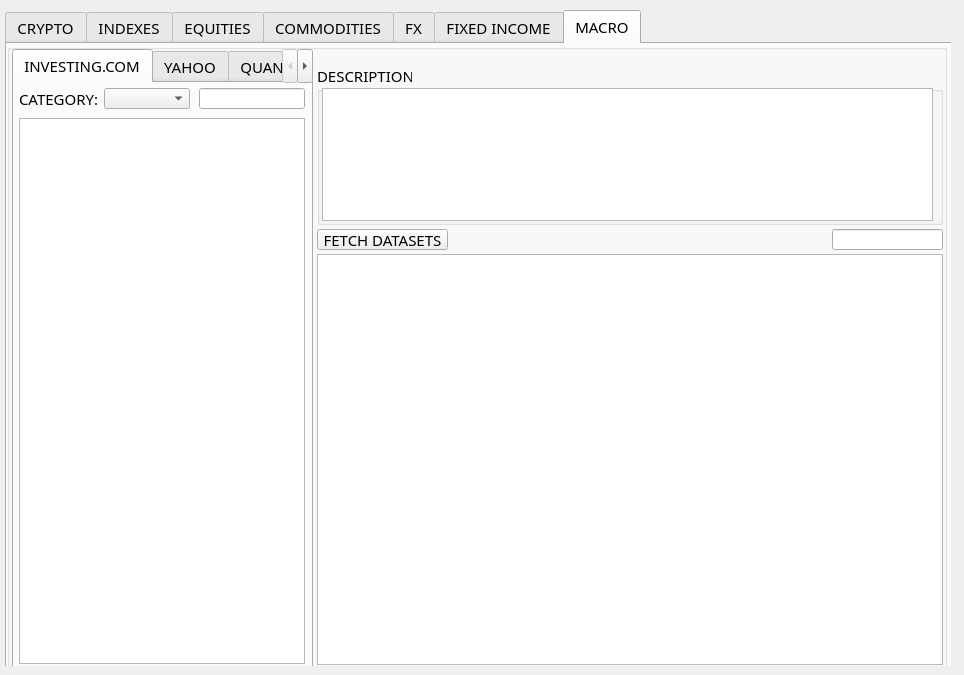
<?xml version="1.0" encoding="UTF-8"?>
<ui version="4.0">
 <class>Form</class>
 <widget class="QWidget" name="Form">
  <property name="geometry">
   <rect>
    <x>0</x>
    <y>0</y>
    <width>964</width>
    <height>675</height>
   </rect>
  </property>
  <property name="windowTitle">
   <string>Form</string>
  </property>
  <widget class="QWidget" name="widget" native="true">
   <property name="geometry">
    <rect>
     <x>0</x>
     <y>5</y>
     <width>951</width>
     <height>661</height>
    </rect>
   </property>
   <widget class="QTabWidget" name="tabWidget_4">
    <property name="geometry">
     <rect>
      <x>5</x>
      <y>5</y>
      <width>951</width>
      <height>661</height>
     </rect>
    </property>
    <property name="font">
     <font>
      <family>FixedsysTTF</family>
      <pointsize>11</pointsize>
      <weight>50</weight>
      <italic>false</italic>
      <bold>false</bold>
      <underline>false</underline>
      <strikeout>false</strikeout>
      <kerning>true</kerning>
     </font>
    </property>
    <property name="currentIndex">
     <number>6</number>
    </property>
    <widget class="QWidget" name="tab_8">
     <attribute name="title">
      <string>CRYPTO</string>
     </attribute>
     <widget class="QComboBox" name="comboBox_28">
      <property name="geometry">
       <rect>
        <x>5</x>
        <y>10</y>
        <width>111</width>
        <height>21</height>
       </rect>
      </property>
      <property name="font">
       <font>
        <family>FixedsysTTF</family>
        <pointsize>11</pointsize>
        <weight>50</weight>
        <italic>false</italic>
        <bold>false</bold>
        <underline>false</underline>
        <strikeout>false</strikeout>
        <kerning>true</kerning>
       </font>
      </property>
     </widget>
     <widget class="QLineEdit" name="lineEdit_29">
      <property name="geometry">
       <rect>
        <x>855</x>
        <y>10</y>
        <width>86</width>
        <height>21</height>
       </rect>
      </property>
      <property name="font">
       <font>
        <family>FixedsysTTF</family>
        <pointsize>11</pointsize>
        <weight>50</weight>
        <italic>false</italic>
        <bold>false</bold>
        <underline>false</underline>
        <strikeout>false</strikeout>
        <kerning>true</kerning>
       </font>
      </property>
      <property name="readOnly">
       <bool>false</bool>
      </property>
     </widget>
     <widget class="QPushButton" name="pushButton_74">
      <property name="geometry">
       <rect>
        <x>140</x>
        <y>10</y>
        <width>61</width>
        <height>24</height>
       </rect>
      </property>
      <property name="font">
       <font>
        <family>FixedsysTTF</family>
        <pointsize>11</pointsize>
        <weight>50</weight>
        <italic>false</italic>
        <bold>false</bold>
        <underline>false</underline>
        <strikeout>false</strikeout>
        <kerning>true</kerning>
       </font>
      </property>
      <property name="text">
       <string>LOAD</string>
      </property>
     </widget>
     <widget class="QTabWidget" name="tabWidget_5">
      <property name="geometry">
       <rect>
        <x>5</x>
        <y>40</y>
        <width>941</width>
        <height>586</height>
       </rect>
      </property>
      <property name="currentIndex">
       <number>0</number>
      </property>
      <widget class="QWidget" name="tab_17">
       <attribute name="title">
        <string>PRICES</string>
       </attribute>
       <widget class="QTableView" name="tableView_6">
        <property name="geometry">
         <rect>
          <x>0</x>
          <y>0</y>
          <width>931</width>
          <height>556</height>
         </rect>
        </property>
       </widget>
      </widget>
      <widget class="QWidget" name="tab_18">
       <attribute name="title">
        <string>INFO</string>
       </attribute>
       <widget class="QTableView" name="tableView_10">
        <property name="geometry">
         <rect>
          <x>0</x>
          <y>5</y>
          <width>931</width>
          <height>556</height>
         </rect>
        </property>
       </widget>
      </widget>
     </widget>
    </widget>
    <widget class="QWidget" name="tab_9">
     <attribute name="title">
      <string>INDEXES</string>
     </attribute>
     <widget class="QListWidget" name="listWidget_12">
      <property name="geometry">
       <rect>
        <x>5</x>
        <y>55</y>
        <width>146</width>
        <height>506</height>
       </rect>
      </property>
     </widget>
     <widget class="QLineEdit" name="lineEdit_18">
      <property name="geometry">
       <rect>
        <x>5</x>
        <y>30</y>
        <width>146</width>
        <height>21</height>
       </rect>
      </property>
     </widget>
     <widget class="QLabel" name="label_23">
      <property name="geometry">
       <rect>
        <x>5</x>
        <y>5</y>
        <width>86</width>
        <height>21</height>
       </rect>
      </property>
      <property name="font">
       <font>
        <family>FixedsysTTF</family>
        <pointsize>11</pointsize>
        <weight>50</weight>
        <italic>false</italic>
        <bold>false</bold>
        <underline>false</underline>
        <strikeout>false</strikeout>
        <kerning>true</kerning>
       </font>
      </property>
      <property name="text">
       <string>COUNTRIES:</string>
      </property>
     </widget>
     <widget class="QTabWidget" name="tabWidget_9">
      <property name="geometry">
       <rect>
        <x>160</x>
        <y>5</y>
        <width>776</width>
        <height>626</height>
       </rect>
      </property>
      <property name="currentIndex">
       <number>0</number>
      </property>
      <widget class="QWidget" name="tab_14">
       <attribute name="title">
        <string>INDEX VALUES</string>
       </attribute>
       <widget class="QTabWidget" name="tabWidget_10">
        <property name="geometry">
         <rect>
          <x>0</x>
          <y>0</y>
          <width>771</width>
          <height>596</height>
         </rect>
        </property>
        <property name="font">
         <font>
          <family>FixedsysTTF</family>
          <pointsize>11</pointsize>
          <weight>50</weight>
          <italic>false</italic>
          <bold>false</bold>
          <underline>false</underline>
          <strikeout>false</strikeout>
          <kerning>true</kerning>
         </font>
        </property>
       </widget>
      </widget>
      <widget class="QWidget" name="tab_26">
       <attribute name="title">
        <string>DESCRIPTION</string>
       </attribute>
       <widget class="QTabWidget" name="tabWidget_11">
        <property name="geometry">
         <rect>
          <x>0</x>
          <y>0</y>
          <width>771</width>
          <height>486</height>
         </rect>
        </property>
        <property name="font">
         <font>
          <family>FixedsysTTF</family>
          <pointsize>11</pointsize>
          <weight>50</weight>
          <italic>false</italic>
          <bold>false</bold>
          <underline>false</underline>
          <strikeout>false</strikeout>
          <kerning>true</kerning>
         </font>
        </property>
       </widget>
      </widget>
     </widget>
     <widget class="QLineEdit" name="lineEdit_19">
      <property name="geometry">
       <rect>
        <x>790</x>
        <y>5</y>
        <width>146</width>
        <height>21</height>
       </rect>
      </property>
     </widget>
     <widget class="QPushButton" name="pushButton_17">
      <property name="geometry">
       <rect>
        <x>5</x>
        <y>600</y>
        <width>146</width>
        <height>21</height>
       </rect>
      </property>
      <property name="font">
       <font>
        <family>FixedsysTTF</family>
        <pointsize>11</pointsize>
        <weight>50</weight>
        <italic>false</italic>
        <bold>false</bold>
        <underline>false</underline>
        <strikeout>false</strikeout>
        <kerning>true</kerning>
       </font>
      </property>
      <property name="text">
       <string>GET INDEXES &gt;&gt;</string>
      </property>
     </widget>
     <widget class="QCheckBox" name="checkBox_2">
      <property name="geometry">
       <rect>
        <x>5</x>
        <y>570</y>
        <width>76</width>
        <height>23</height>
       </rect>
      </property>
      <property name="text">
       <string>PRICES</string>
      </property>
      <property name="checked">
       <bool>true</bool>
      </property>
     </widget>
     <widget class="QCheckBox" name="checkBox_3">
      <property name="geometry">
       <rect>
        <x>90</x>
        <y>570</y>
        <width>61</width>
        <height>23</height>
       </rect>
      </property>
      <property name="text">
       <string>INFO</string>
      </property>
     </widget>
    </widget>
    <widget class="QWidget" name="tab_10">
     <attribute name="title">
      <string>EQUITIES</string>
     </attribute>
     <widget class="QListWidget" name="listWidget_16">
      <property name="geometry">
       <rect>
        <x>5</x>
        <y>55</y>
        <width>146</width>
        <height>536</height>
       </rect>
      </property>
     </widget>
     <widget class="QLineEdit" name="lineEdit_41">
      <property name="geometry">
       <rect>
        <x>5</x>
        <y>30</y>
        <width>146</width>
        <height>21</height>
       </rect>
      </property>
     </widget>
     <widget class="QPushButton" name="pushButton_66">
      <property name="geometry">
       <rect>
        <x>5</x>
        <y>600</y>
        <width>146</width>
        <height>21</height>
       </rect>
      </property>
      <property name="font">
       <font>
        <family>FixedsysTTF</family>
        <pointsize>11</pointsize>
        <weight>50</weight>
        <italic>false</italic>
        <bold>false</bold>
        <underline>false</underline>
        <strikeout>false</strikeout>
        <kerning>true</kerning>
       </font>
      </property>
      <property name="text">
       <string>GET STOCKS &gt;&gt;</string>
      </property>
     </widget>
     <widget class="QTabWidget" name="tabWidget_18">
      <property name="geometry">
       <rect>
        <x>160</x>
        <y>5</y>
        <width>776</width>
        <height>626</height>
       </rect>
      </property>
      <property name="currentIndex">
       <number>-1</number>
      </property>
     </widget>
     <widget class="QLabel" name="label_44">
      <property name="geometry">
       <rect>
        <x>5</x>
        <y>5</y>
        <width>86</width>
        <height>21</height>
       </rect>
      </property>
      <property name="font">
       <font>
        <family>FixedsysTTF</family>
        <pointsize>11</pointsize>
        <weight>50</weight>
        <italic>false</italic>
        <bold>false</bold>
        <underline>false</underline>
        <strikeout>false</strikeout>
        <kerning>true</kerning>
       </font>
      </property>
      <property name="text">
       <string>COUNTRIES:</string>
      </property>
     </widget>
     <widget class="QLineEdit" name="lineEdit_40">
      <property name="geometry">
       <rect>
        <x>790</x>
        <y>5</y>
        <width>146</width>
        <height>21</height>
       </rect>
      </property>
     </widget>
    </widget>
    <widget class="QWidget" name="tab_11">
     <attribute name="title">
      <string>COMMODITIES</string>
     </attribute>
     <widget class="QTableView" name="tableView_8">
      <property name="geometry">
       <rect>
        <x>5</x>
        <y>30</y>
        <width>936</width>
        <height>591</height>
       </rect>
      </property>
     </widget>
     <widget class="QLineEdit" name="lineEdit_21">
      <property name="geometry">
       <rect>
        <x>815</x>
        <y>5</y>
        <width>126</width>
        <height>21</height>
       </rect>
      </property>
     </widget>
     <widget class="QComboBox" name="comboBox_31">
      <property name="geometry">
       <rect>
        <x>65</x>
        <y>5</y>
        <width>86</width>
        <height>21</height>
       </rect>
      </property>
      <property name="font">
       <font>
        <family>FixedsysTTF</family>
        <pointsize>11</pointsize>
        <weight>50</weight>
        <italic>false</italic>
        <bold>false</bold>
        <underline>false</underline>
        <strikeout>false</strikeout>
        <kerning>true</kerning>
       </font>
      </property>
      <item>
       <property name="text">
        <string>ALL</string>
       </property>
      </item>
      <item>
       <property name="text">
        <string>METALS</string>
       </property>
      </item>
      <item>
       <property name="text">
        <string>SOFTS</string>
       </property>
      </item>
      <item>
       <property name="text">
        <string>MEATS</string>
       </property>
      </item>
      <item>
       <property name="text">
        <string>ENERGY</string>
       </property>
      </item>
      <item>
       <property name="text">
        <string>GRAIN</string>
       </property>
      </item>
     </widget>
     <widget class="QLabel" name="label_41">
      <property name="geometry">
       <rect>
        <x>5</x>
        <y>5</y>
        <width>51</width>
        <height>21</height>
       </rect>
      </property>
      <property name="font">
       <font>
        <family>FixedsysTTF</family>
        <pointsize>11</pointsize>
        <weight>50</weight>
        <italic>false</italic>
        <bold>false</bold>
        <underline>false</underline>
        <strikeout>false</strikeout>
        <kerning>true</kerning>
       </font>
      </property>
      <property name="text">
       <string>GROUP:</string>
      </property>
     </widget>
    </widget>
    <widget class="QWidget" name="tab_12">
     <attribute name="title">
      <string>FX</string>
     </attribute>
     <widget class="QGroupBox" name="groupBox_26">
      <property name="geometry">
       <rect>
        <x>0</x>
        <y>1</y>
        <width>941</width>
        <height>631</height>
       </rect>
      </property>
      <property name="font">
       <font>
        <family>FixedsysTTF</family>
        <pointsize>11</pointsize>
        <weight>50</weight>
        <italic>false</italic>
        <bold>false</bold>
        <underline>false</underline>
        <strikeout>false</strikeout>
        <kerning>true</kerning>
       </font>
      </property>
      <property name="title">
       <string> CONVERTER</string>
      </property>
      <widget class="QTableView" name="tableView_9">
       <property name="geometry">
        <rect>
         <x>5</x>
         <y>58</y>
         <width>931</width>
         <height>566</height>
        </rect>
       </property>
      </widget>
      <widget class="QComboBox" name="comboBox_23">
       <property name="geometry">
        <rect>
         <x>90</x>
         <y>30</y>
         <width>71</width>
         <height>21</height>
        </rect>
       </property>
       <property name="font">
        <font>
         <family>FixedsysTTF</family>
         <pointsize>11</pointsize>
         <weight>50</weight>
         <italic>false</italic>
         <bold>false</bold>
         <underline>false</underline>
         <strikeout>false</strikeout>
         <kerning>true</kerning>
        </font>
       </property>
      </widget>
      <widget class="QLineEdit" name="lineEdit_24">
       <property name="geometry">
        <rect>
         <x>5</x>
         <y>30</y>
         <width>81</width>
         <height>21</height>
        </rect>
       </property>
      </widget>
      <widget class="QComboBox" name="comboBox_24">
       <property name="geometry">
        <rect>
         <x>275</x>
         <y>30</y>
         <width>71</width>
         <height>21</height>
        </rect>
       </property>
       <property name="font">
        <font>
         <family>FixedsysTTF</family>
         <pointsize>11</pointsize>
         <weight>50</weight>
         <italic>false</italic>
         <bold>false</bold>
         <underline>false</underline>
         <strikeout>false</strikeout>
         <kerning>true</kerning>
        </font>
       </property>
      </widget>
      <widget class="QLabel" name="label_2">
       <property name="geometry">
        <rect>
         <x>170</x>
         <y>30</y>
         <width>16</width>
         <height>21</height>
        </rect>
       </property>
       <property name="font">
        <font>
         <family>FixedsysTTF</family>
         <pointsize>11</pointsize>
         <weight>50</weight>
         <italic>false</italic>
         <bold>false</bold>
         <underline>false</underline>
         <strikeout>false</strikeout>
         <kerning>true</kerning>
        </font>
       </property>
       <property name="text">
        <string>=</string>
       </property>
      </widget>
      <widget class="QLineEdit" name="lineEdit_25">
       <property name="geometry">
        <rect>
         <x>190</x>
         <y>30</y>
         <width>81</width>
         <height>21</height>
        </rect>
       </property>
      </widget>
      <widget class="QLineEdit" name="lineEdit_39">
       <property name="geometry">
        <rect>
         <x>790</x>
         <y>30</y>
         <width>146</width>
         <height>21</height>
        </rect>
       </property>
      </widget>
     </widget>
    </widget>
    <widget class="QWidget" name="tab_13">
     <attribute name="title">
      <string>FIXED INCOME</string>
     </attribute>
     <widget class="QLabel" name="label_39">
      <property name="geometry">
       <rect>
        <x>5</x>
        <y>5</y>
        <width>86</width>
        <height>21</height>
       </rect>
      </property>
      <property name="font">
       <font>
        <family>FixedsysTTF</family>
        <pointsize>11</pointsize>
        <weight>50</weight>
        <italic>false</italic>
        <bold>false</bold>
        <underline>false</underline>
        <strikeout>false</strikeout>
        <kerning>true</kerning>
       </font>
      </property>
      <property name="text">
       <string>COUNTRIES:</string>
      </property>
     </widget>
     <widget class="QTabWidget" name="tabWidget_12">
      <property name="geometry">
       <rect>
        <x>160</x>
        <y>5</y>
        <width>776</width>
        <height>626</height>
       </rect>
      </property>
      <property name="currentIndex">
       <number>0</number>
      </property>
      <widget class="QWidget" name="tab_35">
       <attribute name="title">
        <string>GOVERNMENT BONDS</string>
       </attribute>
       <widget class="QTabWidget" name="tabWidget_16">
        <property name="geometry">
         <rect>
          <x>0</x>
          <y>0</y>
          <width>771</width>
          <height>596</height>
         </rect>
        </property>
        <property name="font">
         <font>
          <family>FixedsysTTF</family>
          <pointsize>11</pointsize>
          <weight>50</weight>
          <italic>false</italic>
          <bold>false</bold>
          <underline>false</underline>
          <strikeout>false</strikeout>
          <kerning>true</kerning>
         </font>
        </property>
       </widget>
      </widget>
      <widget class="QWidget" name="tab_36">
       <attribute name="title">
        <string>CORPORATE BONDS</string>
       </attribute>
       <widget class="QTabWidget" name="tabWidget_17">
        <property name="geometry">
         <rect>
          <x>0</x>
          <y>0</y>
          <width>771</width>
          <height>486</height>
         </rect>
        </property>
        <property name="font">
         <font>
          <family>FixedsysTTF</family>
          <pointsize>11</pointsize>
          <weight>50</weight>
          <italic>false</italic>
          <bold>false</bold>
          <underline>false</underline>
          <strikeout>false</strikeout>
          <kerning>true</kerning>
         </font>
        </property>
       </widget>
      </widget>
     </widget>
     <widget class="QPushButton" name="pushButton_37">
      <property name="geometry">
       <rect>
        <x>5</x>
        <y>600</y>
        <width>146</width>
        <height>21</height>
       </rect>
      </property>
      <property name="font">
       <font>
        <family>FixedsysTTF</family>
        <pointsize>11</pointsize>
        <weight>50</weight>
        <italic>false</italic>
        <bold>false</bold>
        <underline>false</underline>
        <strikeout>false</strikeout>
        <kerning>true</kerning>
       </font>
      </property>
      <property name="text">
       <string>GET BONDS &gt;&gt;</string>
      </property>
     </widget>
     <widget class="QLineEdit" name="lineEdit_37">
      <property name="geometry">
       <rect>
        <x>5</x>
        <y>30</y>
        <width>146</width>
        <height>21</height>
       </rect>
      </property>
     </widget>
     <widget class="QListWidget" name="listWidget_15">
      <property name="geometry">
       <rect>
        <x>5</x>
        <y>55</y>
        <width>146</width>
        <height>536</height>
       </rect>
      </property>
     </widget>
     <widget class="QLineEdit" name="lineEdit_38">
      <property name="geometry">
       <rect>
        <x>790</x>
        <y>5</y>
        <width>146</width>
        <height>21</height>
       </rect>
      </property>
     </widget>
    </widget>
    <widget class="QWidget" name="tab_24">
     <attribute name="title">
      <string>MACRO</string>
     </attribute>
     <widget class="QGroupBox" name="groupBox_6">
      <property name="geometry">
       <rect>
        <x>0</x>
        <y>0</y>
        <width>940</width>
        <height>626</height>
       </rect>
      </property>
      <property name="font">
       <font>
        <family>FixedsysTTF</family>
        <pointsize>11</pointsize>
        <weight>50</weight>
        <italic>false</italic>
        <bold>false</bold>
        <underline>false</underline>
        <strikeout>false</strikeout>
        <kerning>true</kerning>
       </font>
      </property>
      <property name="title">
       <string/>
      </property>
      <widget class="QTableView" name="tableView_2">
       <property name="geometry">
        <rect>
         <x>310</x>
         <y>210</y>
         <width>626</width>
         <height>411</height>
        </rect>
       </property>
      </widget>
      <widget class="QGroupBox" name="groupBox_7">
       <property name="geometry">
        <rect>
         <x>310</x>
         <y>20</y>
         <width>626</width>
         <height>161</height>
        </rect>
       </property>
       <property name="font">
        <font>
         <family>FixedsysTTF</family>
         <pointsize>11</pointsize>
         <weight>50</weight>
         <italic>false</italic>
         <bold>false</bold>
         <underline>false</underline>
         <strikeout>false</strikeout>
         <kerning>true</kerning>
        </font>
       </property>
       <property name="title">
        <string>DESCRIPTION</string>
       </property>
       <widget class="QTextBrowser" name="textBrowser_2">
        <property name="geometry">
         <rect>
          <x>5</x>
          <y>24</y>
          <width>611</width>
          <height>133</height>
         </rect>
        </property>
       </widget>
      </widget>
      <widget class="QLineEdit" name="lineEdit_4">
       <property name="geometry">
        <rect>
         <x>825</x>
         <y>185</y>
         <width>111</width>
         <height>21</height>
        </rect>
       </property>
      </widget>
      <widget class="QPushButton" name="pushButton_18">
       <property name="geometry">
        <rect>
         <x>310</x>
         <y>185</y>
         <width>131</width>
         <height>21</height>
        </rect>
       </property>
       <property name="font">
        <font>
         <family>FixedsysTTF</family>
         <pointsize>11</pointsize>
         <weight>50</weight>
         <italic>false</italic>
         <bold>false</bold>
         <underline>false</underline>
         <strikeout>false</strikeout>
         <kerning>true</kerning>
        </font>
       </property>
       <property name="text">
        <string>FETCH DATASETS</string>
       </property>
      </widget>
      <widget class="QTabWidget" name="tabWidget_14">
       <property name="geometry">
        <rect>
         <x>5</x>
         <y>5</y>
         <width>301</width>
         <height>621</height>
        </rect>
       </property>
       <property name="currentIndex">
        <number>0</number>
       </property>
       <widget class="QWidget" name="tab_31">
        <attribute name="title">
         <string>INVESTING.COM</string>
        </attribute>
        <widget class="QLabel" name="label_7">
         <property name="geometry">
          <rect>
           <x>5</x>
           <y>5</y>
           <width>81</width>
           <height>21</height>
          </rect>
         </property>
         <property name="font">
          <font>
           <family>FixedsysTTF</family>
           <pointsize>11</pointsize>
           <weight>50</weight>
           <italic>false</italic>
           <bold>false</bold>
           <underline>false</underline>
           <strikeout>false</strikeout>
           <kerning>true</kerning>
          </font>
         </property>
         <property name="text">
          <string>CATEGORY:</string>
         </property>
        </widget>
        <widget class="QComboBox" name="comboBox_10">
         <property name="geometry">
          <rect>
           <x>90</x>
           <y>5</y>
           <width>86</width>
           <height>21</height>
          </rect>
         </property>
         <property name="font">
          <font>
           <family>FixedsysTTF</family>
           <pointsize>11</pointsize>
           <weight>50</weight>
           <italic>false</italic>
           <bold>false</bold>
           <underline>false</underline>
           <strikeout>false</strikeout>
           <kerning>true</kerning>
          </font>
         </property>
         <item>
          <property name="text">
           <string/>
          </property>
         </item>
         <item>
          <property name="text">
           <string>INDEXES</string>
          </property>
         </item>
         <item>
          <property name="text">
           <string>FX</string>
          </property>
         </item>
         <item>
          <property name="text">
           <string>CRYPTO</string>
          </property>
         </item>
         <item>
          <property name="text">
           <string>FIXED INCOME</string>
          </property>
         </item>
         <item>
          <property name="text">
           <string>FUNDAMENTALS</string>
          </property>
         </item>
         <item>
          <property name="text">
           <string>EQUITIES</string>
          </property>
         </item>
         <item>
          <property name="text">
           <string>MACRO</string>
          </property>
         </item>
         <item>
          <property name="text">
           <string>COMMODITIES</string>
          </property>
         </item>
        </widget>
        <widget class="QLineEdit" name="lineEdit_3">
         <property name="geometry">
          <rect>
           <x>185</x>
           <y>5</y>
           <width>106</width>
           <height>21</height>
          </rect>
         </property>
        </widget>
        <widget class="QListWidget" name="listWidget">
         <property name="geometry">
          <rect>
           <x>5</x>
           <y>35</y>
           <width>286</width>
           <height>546</height>
          </rect>
         </property>
        </widget>
       </widget>
       <widget class="QWidget" name="tab_32">
        <attribute name="title">
         <string>YAHOO</string>
        </attribute>
        <widget class="QComboBox" name="comboBox_14">
         <property name="geometry">
          <rect>
           <x>90</x>
           <y>5</y>
           <width>86</width>
           <height>21</height>
          </rect>
         </property>
         <property name="font">
          <font>
           <family>FixedsysTTF</family>
           <pointsize>11</pointsize>
           <weight>50</weight>
           <italic>false</italic>
           <bold>false</bold>
           <underline>false</underline>
           <strikeout>false</strikeout>
           <kerning>true</kerning>
          </font>
         </property>
         <item>
          <property name="text">
           <string/>
          </property>
         </item>
         <item>
          <property name="text">
           <string>INDEXES</string>
          </property>
         </item>
         <item>
          <property name="text">
           <string>FX</string>
          </property>
         </item>
         <item>
          <property name="text">
           <string>CRYPTO</string>
          </property>
         </item>
         <item>
          <property name="text">
           <string>FIXED INCOME</string>
          </property>
         </item>
         <item>
          <property name="text">
           <string>FUNDAMENTALS</string>
          </property>
         </item>
         <item>
          <property name="text">
           <string>EQUITIES</string>
          </property>
         </item>
         <item>
          <property name="text">
           <string>MACRO</string>
          </property>
         </item>
         <item>
          <property name="text">
           <string>COMMODITIES</string>
          </property>
         </item>
        </widget>
        <widget class="QListWidget" name="listWidget_2">
         <property name="geometry">
          <rect>
           <x>5</x>
           <y>35</y>
           <width>286</width>
           <height>546</height>
          </rect>
         </property>
        </widget>
        <widget class="QLineEdit" name="lineEdit_8">
         <property name="geometry">
          <rect>
           <x>185</x>
           <y>5</y>
           <width>106</width>
           <height>21</height>
          </rect>
         </property>
        </widget>
        <widget class="QLabel" name="label_25">
         <property name="geometry">
          <rect>
           <x>5</x>
           <y>5</y>
           <width>81</width>
           <height>21</height>
          </rect>
         </property>
         <property name="font">
          <font>
           <family>FixedsysTTF</family>
           <pointsize>11</pointsize>
           <weight>50</weight>
           <italic>false</italic>
           <bold>false</bold>
           <underline>false</underline>
           <strikeout>false</strikeout>
           <kerning>true</kerning>
          </font>
         </property>
         <property name="text">
          <string>CATEGORY:</string>
         </property>
        </widget>
       </widget>
       <widget class="QWidget" name="tab_33">
        <attribute name="title">
         <string>QUANDL</string>
        </attribute>
        <widget class="QComboBox" name="comboBox_15">
         <property name="geometry">
          <rect>
           <x>95</x>
           <y>5</y>
           <width>86</width>
           <height>21</height>
          </rect>
         </property>
         <property name="font">
          <font>
           <family>FixedsysTTF</family>
           <pointsize>11</pointsize>
           <weight>50</weight>
           <italic>false</italic>
           <bold>false</bold>
           <underline>false</underline>
           <strikeout>false</strikeout>
           <kerning>true</kerning>
          </font>
         </property>
         <item>
          <property name="text">
           <string/>
          </property>
         </item>
         <item>
          <property name="text">
           <string>INDEXES</string>
          </property>
         </item>
         <item>
          <property name="text">
           <string>FX</string>
          </property>
         </item>
         <item>
          <property name="text">
           <string>CRYPTO</string>
          </property>
         </item>
         <item>
          <property name="text">
           <string>FIXED INCOME</string>
          </property>
         </item>
         <item>
          <property name="text">
           <string>FUNDAMENTALS</string>
          </property>
         </item>
         <item>
          <property name="text">
           <string>EQUITIES</string>
          </property>
         </item>
         <item>
          <property name="text">
           <string>MACRO</string>
          </property>
         </item>
         <item>
          <property name="text">
           <string>COMMODITIES</string>
          </property>
         </item>
        </widget>
        <widget class="QListWidget" name="listWidget_3">
         <property name="geometry">
          <rect>
           <x>10</x>
           <y>35</y>
           <width>286</width>
           <height>546</height>
          </rect>
         </property>
        </widget>
        <widget class="QLineEdit" name="lineEdit_35">
         <property name="geometry">
          <rect>
           <x>190</x>
           <y>5</y>
           <width>106</width>
           <height>21</height>
          </rect>
         </property>
        </widget>
        <widget class="QLabel" name="label_27">
         <property name="geometry">
          <rect>
           <x>10</x>
           <y>5</y>
           <width>81</width>
           <height>21</height>
          </rect>
         </property>
         <property name="font">
          <font>
           <family>FixedsysTTF</family>
           <pointsize>11</pointsize>
           <weight>50</weight>
           <italic>false</italic>
           <bold>false</bold>
           <underline>false</underline>
           <strikeout>false</strikeout>
           <kerning>true</kerning>
          </font>
         </property>
         <property name="text">
          <string>CATEGORY:</string>
         </property>
        </widget>
       </widget>
      </widget>
     </widget>
    </widget>
   </widget>
  </widget>
 </widget>
 <resources/>
 <connections/>
</ui>
